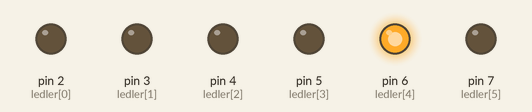
Recording of a sketch running on a simulated Arduino Uno, built with avr-gcc and run on an emulated ATmega328P. On the bench: output pins drawn as LEDs (lit = HIGH).

Above: at 0.15 s.
At 39.17 s:
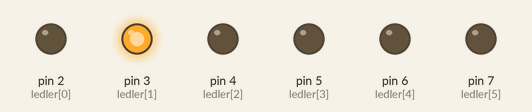
Timing chart, 0 to 39.5 s (numbered marks = the images above):
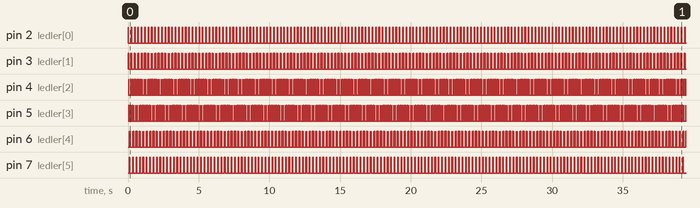

The sketch:

05_karasimsek.ino
```cpp
int ledler[6] = {2,3,4,5,6,7};

void setup(){
  for(int i=0; i<6; i++){
      pinMode(ledler[i],OUTPUT);
  }
}

void loop() {
  for(int i=0; i<6; i++){
      digitalWrite(ledler[i], HIGH);
      delay(20);
      digitalWrite(ledler[i], LOW);
  }
  for(int j=5; j>=0; j--){
      digitalWrite(ledler[j], HIGH);
      delay(20);
      digitalWrite(ledler[j], LOW);
  }
}
```

Measured:
- by itself, pin 2 (ledler[0]), pin 7 (ledler[5]): alternates HIGH for 0.04 s and LOW for 0.20 s
- by itself, pin 3 (ledler[1]): repeats every 0.24 s: LOW 0.16 s, HIGH 0.02 s, LOW 0.04 s, HIGH 0.02 s
- by itself, pin 4 (ledler[2]), pin 5 (ledler[3]): alternates HIGH for 0.02 s and LOW for 0.10 s
- by itself, pin 6 (ledler[4]): repeats every 0.24 s: LOW 0.04 s, HIGH 0.02 s, LOW 0.16 s, HIGH 0.02 s
